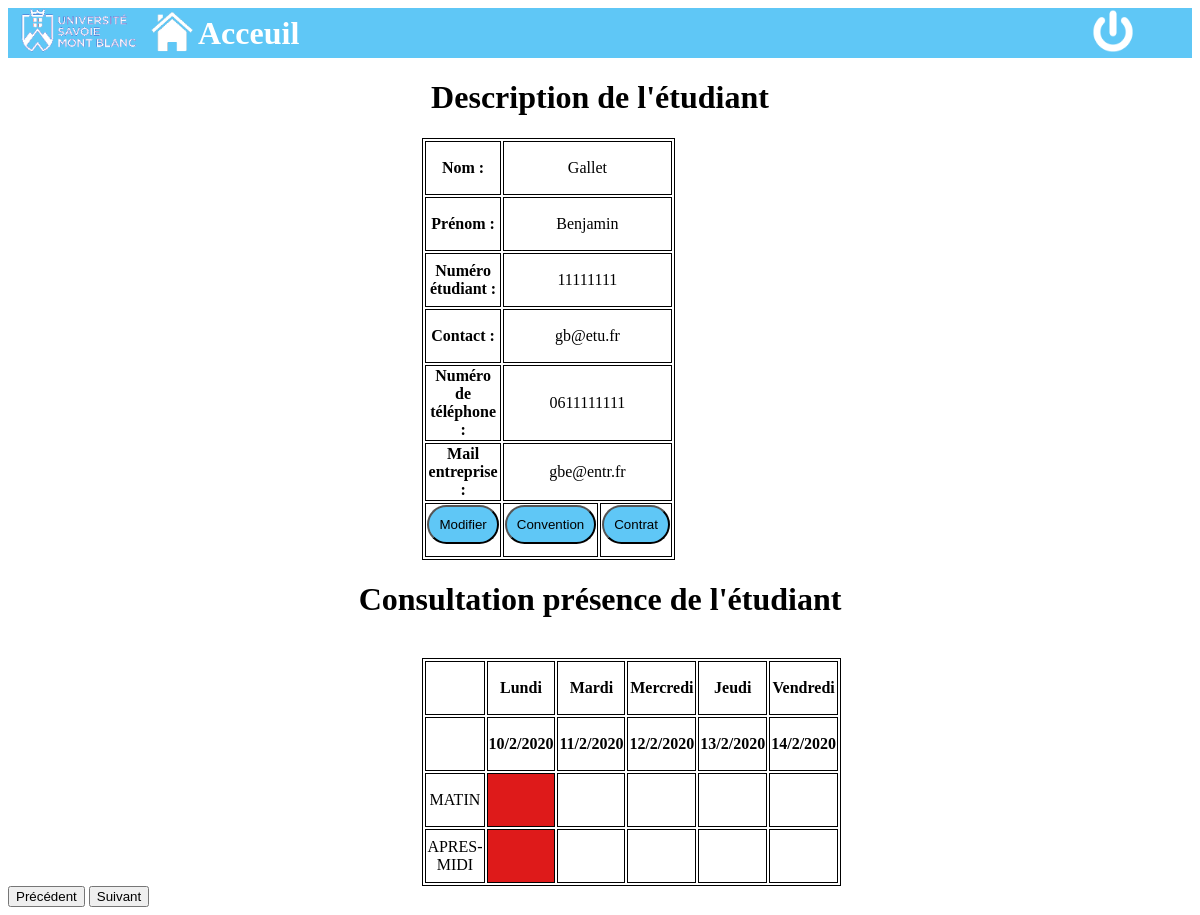
The page /pageEtu/1111111 on the database its author committed.
### app/models.py (models this page shows, shortened)
class Etudiant(db.Model):
    idCarteEtu = db.Column(db.Integer, primary_key=True)
    nom = db.Column(db.String(64), index=True)
    prenom = db.Column(db.String(64), index=True)
    numeroEtudiant = db.Column(db.Integer, index=True, unique=True)
    typeContratEtudiant = db.Column(db.String(64))
    tarif = db.Column(db.Integer)
    filiere = db.Column(db.Integer, db.ForeignKey('filiere.idFiliere'))
    numeroTel = db.Column(db.String(64))
    mailEtu = db.Column(db.String(64))
    mailEntreprise = db.Column(db.String(64))

### app/routes.py (the view)
@app.route("/pageEtu/<id>")
def pageEtu(id):
    id=id
    etu = Etudiant.query.get(int(id))
    presence = Presence.query.filter_by(idCarteEtu=int(id)).all()
    return render_template("pageEtu.html", user=etu , presence=presence)

### app/templates/pageEtu.html (shortened to what this page needs)
<!doctype html>
<html lang="fr">
<head>
  <link rel="stylesheet" href="../static/css/styleHeader.css">
  <link rel="stylesheet" href="../static/css/styleEtu.css">
</head>
<body>
  {% include 'header.html' %}
  <h1>Description de l'étudiant</h1>
  <table>
    <tbody>
        <tr>
            <th>Nom :</th>
            <td colspan="2">{{user.nom}}</tdcolspan="2">
        </tr>
        <tr>
            <th>Prénom :</th>
            <td colspan="2">{{user.prenom}}</td>
        </tr>
        <tr>
            <th>Numéro étudiant :</th>
            <td colspan="2">{{user.numeroEtudiant}}</tdcolspan="2">
        </tr>
        <tr>
            <th>Contact :</th>
            <td colspan="2">{{user.mailEtu}}</td>
        </tr>
        <tr>
            <th>Numéro de téléphone :</th>
            <td colspan="2">{{user.numeroTel}}</td>
        </tr>
        <tr>
            <th>Mail entreprise :</th>
            <td colspan="2">{{user.mailEntreprise}}</td>
        </tr>
        <tr>
            <td><form method="POST" action="" >
                <input type="submit" value="Modifier">
              </form>
            </td>
            <td><form method="POST" action="" >
                <input type="submit" value="Convention">
              </form>
            </td>
            <td><form method="POST" action="" >
                <input type="submit" value="Contrat">
              </form>
            </td>
        </tr>
    </tbody>
  </table>
  <h1>Consultation présence de l'étudiant</h1>
  <br>
  <div class="card">
    <table class="table-bordered table-responsive-sm" id="calendar">
        <thead id="calendar-head">
            <tr>
                <th style="width: 50px;"></th>
                <th>Lundi</th>
                <th>Mardi</th>
                <th>Mercredi</th>
                <th>Jeudi</th>
                <th>Vendredi</th>
            </tr>
            <tr>
                <th style="width: 50px;"></th>
                <th id="semaine-lun"></th>
                <th id="semaine-mar"></th>
                <th id="semaine-mer"></th>
                <th id="semaine-jeu"></th>
                <th id="semaine-ven"></th>
            </tr>
        </thead>
        <tbody id="calendar-body"></tbody>
    </table>
    <div class="form-inline">
        <button class="btn btn-outline-primary col-sm-6" onclick=prevWeek()>Précédent</button>
        <button class="btn btn-outline-primary col-sm-6" onclick=nextWeek()>Suivant</button>
    </div>
</div>
</body>
</html>

### app/static/css/styleEtu.css (style rules this page uses)
h1 { text-align: center; }
form input { border-radius: 20px; background-color: #5fc7f6; text-align: center; padding: 10px; margin-bottom: 10px; }
table { text-align: center; border: 1px solid black; margin-left: 35%; }
td,th { border: 1px solid black; width: 50px; height: 50px; }

### rows shown on the page
Etudiant: nom "Gallet", prenom "Benjamin", numeroEtudiant "11111111", mailEtu "gb@etu.fr", numeroTel "0611111111", mailEntreprise "gbe@entr.fr"
